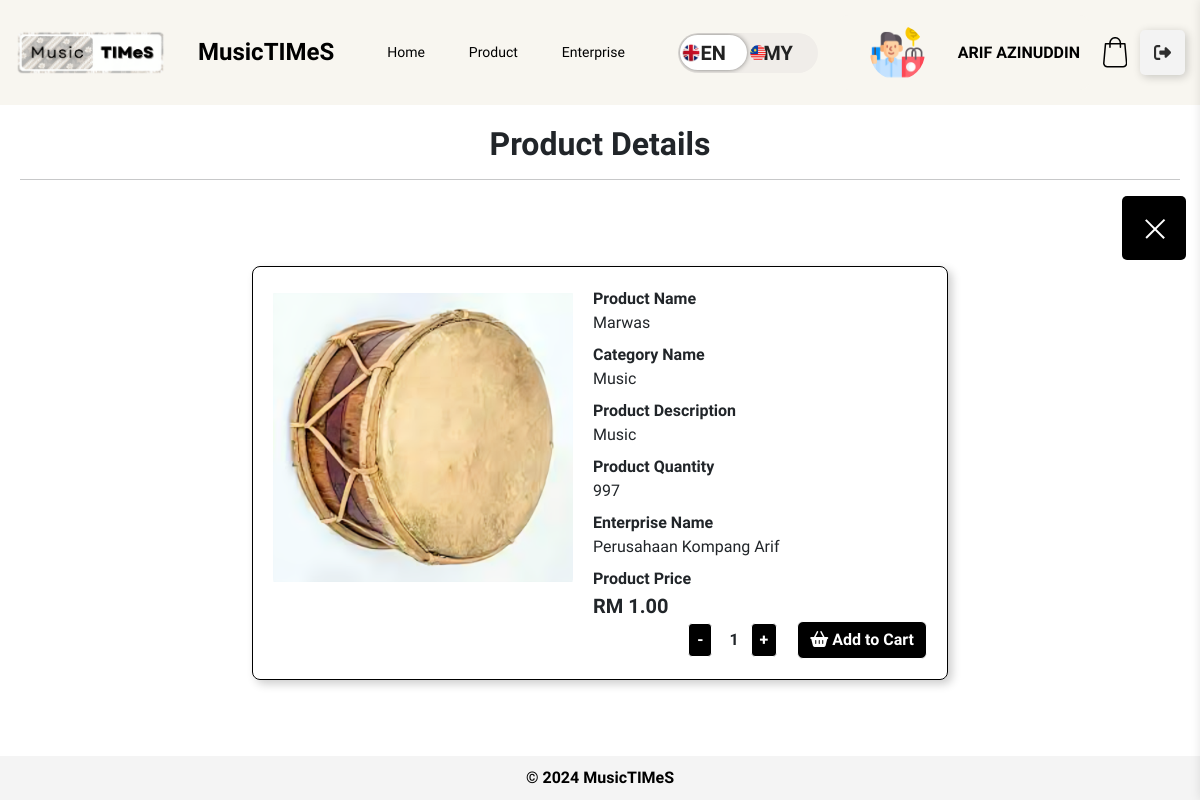
Page /customer/product-detail.php?id=8 (signed in) on the committed database.
### tables this page shows
CREATE TABLE `customers` (
  `customer_id` int(11) NOT NULL,
  `customer_name` varchar(100) DEFAULT NULL,
  `customer_username` varchar(20) DEFAULT NULL,
  `customer_email` varchar(100) DEFAULT NULL,
  `customer_password` varchar(255) DEFAULT NULL,
  `customer_image` varchar(255) DEFAULT NULL,
  `customer_phone` varchar(15) DEFAULT NULL,
  `customer_address` text DEFAULT NULL,
  `customer_status` enum('active','inactive','pending') DEFAULT NULL,
  `confirm_password` varchar(255) DEFAULT NULL
);

CREATE TABLE `product` (
  `product_id` int(12) NOT NULL,
  `category_id` int(5) DEFAULT NULL,
  `enterprise_id` int(12) DEFAULT NULL,
  `product_name` varchar(100) DEFAULT NULL,
  `product_desc` varchar(300) DEFAULT NULL,
  `product_quantity` int(200) DEFAULT NULL,
  `product_tag` varchar(50) DEFAULT NULL,
  `product_price` decimal(10,2) DEFAULT NULL,
  `product_image` varchar(255) DEFAULT NULL,
  `created_product` timestamp NOT NULL DEFAULT current_timestamp(),
  `updated_product` timestamp NULL DEFAULT NULL,
  `product_status` enum('Available','Not Available') DEFAULT NULL
);

CREATE TABLE `category` (
  `category_id` int(5) NOT NULL,
  `category_name` varchar(50) DEFAULT NULL,
  `created_category` timestamp NOT NULL DEFAULT current_timestamp(),
  `updated_category` timestamp NOT NULL DEFAULT current_timestamp() ON UPDATE current_timestamp(),
  `enterprise_id` int(11) NOT NULL
);

CREATE TABLE `enterprise` (
  `enterprise_id` int(11) NOT NULL,
  `enterprise_name` varchar(100) DEFAULT NULL,
  `enterprise_username` varchar(20) DEFAULT NULL,
  `enterprise_email` varchar(100) DEFAULT NULL,
  `enterprise_password` varchar(255) DEFAULT NULL,
  `enterprise_image` varchar(255) DEFAULT NULL,
  `enterprise_phone` varchar(15) DEFAULT NULL,
  `enterprise_address` text DEFAULT NULL,
  `ssm_certificate` varchar(255) DEFAULT NULL,
  `confirm_password` varchar(255) DEFAULT NULL
);

### customer/product-detail.php (the view, shortened to what this page needs)
<?php include './layout/main.php';?>
<head>
</head>
<main>
    <section>
        <h2 style="text-align: center; font-weight: bold;"><?php echo __('product_details'); ?></h2>
        <hr>
        <?php
        $query = "SELECT product.*, category.category_name, enterprise.enterprise_name, enterprise.enterprise_image
            FROM product
            LEFT JOIN category ON category.category_id = product.category_id
            LEFT JOIN enterprise ON enterprise.enterprise_id = product.enterprise_id
            WHERE product.product_status = 'Available' AND product.product_id=$_GET[id]";
        $result = $conn->query($query);
        if ($result->num_rows > 0) {
            while ($product = $result->fetch_assoc()) {
                ?>
                <div style="">
                <button class="button" style="margin-left: 95%;" onclick="redirectToProductListing()"><span class="X"></span><span class="Y"></span><div class="close">Close</div></button>
                <form style="width: 100%; display: flex; justify-content: center;">
                    <div style="border: 1px solid black; width: 60%; padding: 20px; border-radius: 8px; box-shadow: 4px 4px 10px rgba(0, 0, 0, 0.2);">
                        <div style="display: flex">
                            <div style="width: 300px; height: 300px; margin-right: 20px; overflow: hidden; border-radius: 8px;">
                                <img src="/musictimes/image/product/<?= $product['product_image'] ?>" style="object-fit: contain; width: 100%; height: 100%; transition: transform 0.3s ease;" class="card-img-top" alt="..." onmouseover="this.style.transform='scale(1.1)'" onmouseout="this.style.transform='scale(1)'">
                            </div>
                            <div>
                                <div style="font-weight: bold"><?php echo __('product_name'); ?></div>
                                <div class="mb-2"> <?= $product['product_name'] ?></div>
                                <div style="font-weight: bold"><?php echo __('category_name'); ?></div>
                                <div class="mb-2"><?= $product['category_name'] ?></div>
                                <div style="font-weight: bold"><?php echo __('product_description'); ?></div>
                                <div class="mb-2"> <?= $product['product_desc'] ?></div>
                                <div style="font-weight: bold"><?php echo __('product_quantity'); ?></div>
                                <div class="mb-2"><?= $product['product_quantity'] ?></div>
                                <div style="font-weight: bold"><?php echo __('enterprise_name'); ?></div>
                                <div class="mb-2"><?= $product['enterprise_name'] ?></div>
                                <div style="font-weight: bold"><?php echo __('product_price'); ?></div>
                                <div class="ms-0" style="transition: font-size 0.3s; font-weight: bold; font-size: 20px;"
                                    onmouseover="this.style.fontWeight='bold'; this.style.fontSize='200%'"
                                    onmouseout="this.style.fontWeight='bold'; this.style.fontSize='20px'">
                                    RM <?= $product['product_price'] ?></div>
                            </div>
                        </div>
                        <div style="display: flex; align-items: center; justify-content: flex-end">
                            <div style="margin-right: 20px">
                                <button type="button" class="btn btn-primary btn-sm"
                                        style="background-color: #000; color: #fff; font-size: 16px; font-weight: bold; border: 1px solid #fff;"
                                        onclick="updateQuantity('minus',<?= $product['product_quantity'] ?>,<?= $product['product_id'] ?>)">-
                                </button>
                                <span class="px-2" id="display_quantity_<?= $product['product_id'] ?>" style="font-weight: bold; font-size: 16px;">1</span>
                                <button type="button" class="btn btn-primary btn-sm"
                                        style="background-color: #000; color: #fff; font-size: 16px; font-weight: bold; border: 1px solid #fff;"
                                        onclick="updateQuantity('add',<?= $product['product_quantity'] ?>,<?= $product['product_id'] ?>)">+
                                </button>
                            </div>
                            <button type="button" class="btn btn-primary"
                                    onclick="addToCart(<?= $product['product_id'] ?>)"
                                    style="font-weight: bold; background-color: #000; color: #fff; border: 1px solid #fff; font-size: 16px; font-weight: bold;"
                                    onmouseover="this.style.backgroundColor='#fff'; this.style.color='#000'; this.style.border='1px solid #000;'"
                                    onmouseout="this.style.backgroundColor='#000'; this.style.color='#fff'; this.style.border='1px solid black;'">
                                <i class="fa-solid fa-basket-shopping fa-bounce"></i> <?php echo __('add_to_cart'); ?>
                            </button>
                        </div>
                    </div>
                </form>
                </div>
            <?php }
        } ?>
    </section>
</main>
<?php include './layout/footer.php';?>
</body>
</html>

### customer/layout/main.php (shortened to what this page needs)
<?php
include '../db.php';
?>
<?php
$language = 'en';
$langFile = "../languages/{$language}.php";
if (file_exists($langFile)) {
    $translations = include $langFile;
} else {
    $translations = [];
}
function __($key) {
    global $translations;
    return $translations[$key] ?? $key;
}
?>
<!DOCTYPE html>
<html lang="en">
<head>
    <link href="https://cdn.jsdelivr.net/npm/bootstrap@5.3.2/dist/css/bootstrap.min.css" rel="stylesheet">
    <link rel="stylesheet" href="https://cdnjs.cloudflare.com/ajax/libs/font-awesome/5.15.1/css/all.min.css">
    <link rel="stylesheet" href="../style/sidebar_enterprise.css">
    <link rel="stylesheet" href="../style/customer_main.css">
</head>
<body>
<header>
    <img src="../image/logo.png" alt="MusicTIMeS Logo" id="logo">
    <h1 style="font-weight: bold;">MusicTIMeS</h1>
    <nav id="navbar">
        <a href="./homepage.php" id="nav-home" onclick="setActive(event, 'nav-home', './homepage.php')"><?php echo __('home'); ?></a>
        <a href="./product-listing.php" id="nav-product" onclick="setActive(event, 'nav-product', './product-listing.php')"><?php echo __('product'); ?></a>
        <a href="./enterprise-listing.php" id="nav-enterprise" onclick="setActive(event, 'nav-enterprise', './enterprise-listing.php')"><?php echo __('enterprise'); ?></a>
    </nav>
    <div class="header-options">
        <div class="btn-container">
            <form method="post" id="languageForm">
                <label class="switch btn-language-mode-switch">
                    <label class="btn-language-mode-switch-inner" data-off="en" data-on="my" for="language_mode" style="text-transform: uppercase; display:flex;align-items:center; font-size:12px">
                        <img src="../image/england.png" alt="EN Flag" style="width: 20px; height: 20px; margin-left:3px; z-index:1000" /></img>
                        <img src="../image/malaysia.png" alt="MY Flag" style="width: 20px; height: 20px; margin-left:47px; z-index:1000" /></img>
                    </label>
                </label>
            </form>
        </div>
        <div class="profile-option" style="background-color: #F8F6F0;">
            <?php
                $customer_username = $_SESSION['customer_username'];
                $query = "SELECT customer_name, customer_image FROM customers WHERE customer_username='$customer_username'";
                $result = $conn->query($query);
                $customer = $result->fetch_assoc();
            ?>
            <div class="profile-info">
                <div class="profile-image">
                <?php
                $image_path = "/musictimes/image/customer/";
                $default_image = "/musictimes/image/default-customer.png";
                if (!empty($customer['customer_image']) && file_exists($_SERVER['DOCUMENT_ROOT'] . $image_path . $customer['customer_image'])) {
                    $image_path .= $customer['customer_image'];
                } else {
                    $image_path = $default_image;
                }
                echo '<img src="' . htmlspecialchars($image_path, ENT_QUOTES, 'UTF-8') . '" alt="Customer Profile Image" style="width: 50%; height: 50%; max-width: 100px; max-height: 100px; border-radius: 50%;">';
                ?>
                </div>
                <div class="profile-details">
                <a href="./customer-profile.php" class="customer-link" style="color: initial; text-decoration: none;" onmouseover="this.style.color='grey'" onmouseout="this.style.color='initial'">
                    <p class="customer-name"><?php echo htmlspecialchars($customer['customer_name'], ENT_QUOTES, 'UTF-8'); ?></p>
                </a>
                </div>
            </div>
        </div>
        <?php
        $totalQuantity = 0;
        ?>
        <button id="cart_quantity" data-quantity="<?php echo $totalQuantity; ?>" class="btn-cart" id="cart-toggle" onclick="handleCart()">
            <svg class="icon-cart" viewBox="0 0 24.38 30.52" height="30.52" width="24.38" xmlns="http://www.w3.org/2000/svg">
                <title><?php echo __('cart'); ?></title>
                <path transform="translate(-3.62 -0.85)" d="M28,27.3,26.24,7.51a.75.75,0,0,0-.76-.69h-3.7a6,6,0,0,0-12,0H6.13a.76.76,0,0,0-.76.69L3.62,27.3v.07a4.29,4.29,0,0,0,4.52,4H23.48a4.29,4.29,0,0,0,4.52-4ZM15.81,2.37a4.47,4.47,0,0,1,4.46,4.45H11.35a4.47,4.47,0,0,1,4.46-4.45Zm7.67,27.48H8.13a2.79,2.79,0,0,1-3-2.45L6.83,8.34h3V11a.76.76,0,0,0,1.52,0V8.34h8.92V11a.76.76,0,0,0,1.52,0V8.34h3L26.48,27.4a2.79,2.79,0,0,1-3,2.44Zm0,0"></path>
            </svg>
        </button>
        <a class="logout-button" onclick="confirmLogout()">
        <div class="sign"></div>
        <div class="text"><?php echo __('logout'); ?></div></a>
    </div>
</header>

### style/sidebar_enterprise.css (style rules this page uses)
* { font-family: "Freeman", sans-serif; }
body { font-family: Arial Narrow; margin: 0; padding: 0; display: flex; flex-direction: column; min-height: 100vh; background-color: #f4f4f4; }
header { background-color: #F8F6F0; color: black; padding: 15px; text-align: center; flex-shrink: 0; display: flex; justify-content: space-between; align-items: center; box-shadow: 0 2px 5px rgba(0, 0, 0, 0.2); }
#logo { max-width: 150px; height: auto; }
h1 { margin: 0; font-size: 1.5em; display: flex; align-items: center; }
span { font-weight: normal; font-size: 0.8em; margin-left: 5px; }
.header-options { display: flex; align-items: center; }
.language-dropdown, .profile-option, .logout-option { margin-left: 20px; }
.language-dropdown a, .profile-option a, .logout-option a { color: black; }
a { color: white; text-decoration: none; }
.logout-button { --black: #000000; --ch-black: #141414; --eer-black: #1b1b1b; --night-rider: #2e2e2e; --white: #ffffff; --af-white: #f3f3f3; --ch-white: #e1e1e1; display: flex; align-items: center; justify-content: flex-start; width: 45px; height: 45px; border: none; border-radius: 5px; cursor: pointer; position: relative; overflow: hidden; transition-duration: .3s; box-shadow: 2px 2px 10px rgba(0, 0, 0, 0.199); background-color: var(--af-white); }
.sign { width: 100%; transition-duration: .3s; display: flex; align-items: center; justify-content: center; }
.sign svg { width: 17px; }
main { display: flex; flex: 1; background-color: #fff; }
nav a { color: #5B5959; text-decoration: none; font-weight: none; font-size: 14px; }
section { flex: 1; padding: 20px; }
.btn-container { display: table-cell; vertical-align: middle; text-align: center; }
.btn-language-mode-switch { display: inline-block; margin: 0px; position: relative; }
.btn-language-mode-switch > label.btn-language-mode-switch-inner { margin: 0px; width: 140px; height: 40px; background-color: #f0ede9; border-radius: 26px; overflow: hidden; position: relative; transition: all 0.3s ease; display: block; }
.btn-language-mode-switch > label.btn-language-mode-switch-inner:before { content: attr(data-on); position: absolute; font-size: 20px; font-weight: 600; right: 25px; color: #222; }
.btn-language-mode-switch > label.btn-language-mode-switch-inner:after { content: attr(data-off); width: 67px; height: 35px; left: 2px; background: #fff; border-radius: 26px; position: absolute; font-size: 20px; display: flex; justify-content: center; text-align: center; transition: all 0.3s ease; box-shadow: 0px 0px 6px -2px #111; padding: 5px 0px; color: #222; font-weight: 600; align-items: center; }
.profile-option { display: flex; align-items: center; justify-content: space-between; padding: 10px; background-color: #F8F6F0; border-radius: 10px; }
.profile-info { display: flex; align-items: center; }
.profile-image img { width: 25%; height: 25%; max-width: 40px; max-height: 40px; border-radius: 50%; margin-right: 10px; }

### style/customer_main.css (style rules this page uses)
nav { background-color: #F8F6F0; text-align: center; }
nav a { display: inline-block; padding: 15px 20px; color: black; text-decoration: none; transition: background-color 0.3s; }
.btn-cart { display: flex; align-items: center; justify-content: center; width: 50px; height: 50px; border-radius: 10px; border: none; background-color: transparent; position: relative; }
.btn-cart::after { content: attr(data-quantity); width: fit-content; height: fit-content; position: absolute; font-size: 15px; color: black; font-family: 'Lucida Sans', 'Lucida Sans Regular', 'Lucida Grande', 'Lucida Sans Unicode', Geneva, Verdana, sans-serif; opacity: 0; visibility: hidden; transition: .2s linear; top: 115%; }
.icon-cart { width: 24.38px; height: 30.52px; transition: .2s linear; }
.profile-option { display: flex; align-items: center; justify-content: space-between; padding: 10px; background-color: lightgray; border-radius: 10px; }
.profile-info { display: flex; align-items: center; }
.profile-image img { width: 25%; height: 25%; max-width: 40px; max-height: 40px; border-radius: 50%; margin-right: 10px; }
.customer-name { font-weight: bold; margin: 0; }

### customer/layout/main.php (style rules this page uses)
* { font-family: "Freeman", sans-serif; }
.profile-details { position: relative; display: inline-block; }
.customer-link { color: initial; text-decoration: none; }

### rows in the picture
customers: customer_name "ARIF AZINUDDIN"
product: product_image (picture), product_name "Marwas", category.category_name "Music", product_desc "Music", product_quantity "997", enterprise.enterprise_name "Perusahaan Kompang Arif", product_price "1.00"

### other values in the picture
__('home') "Home"
__('product') "Product"
__('enterprise') "Enterprise"
__('product_details') "Product Details"
